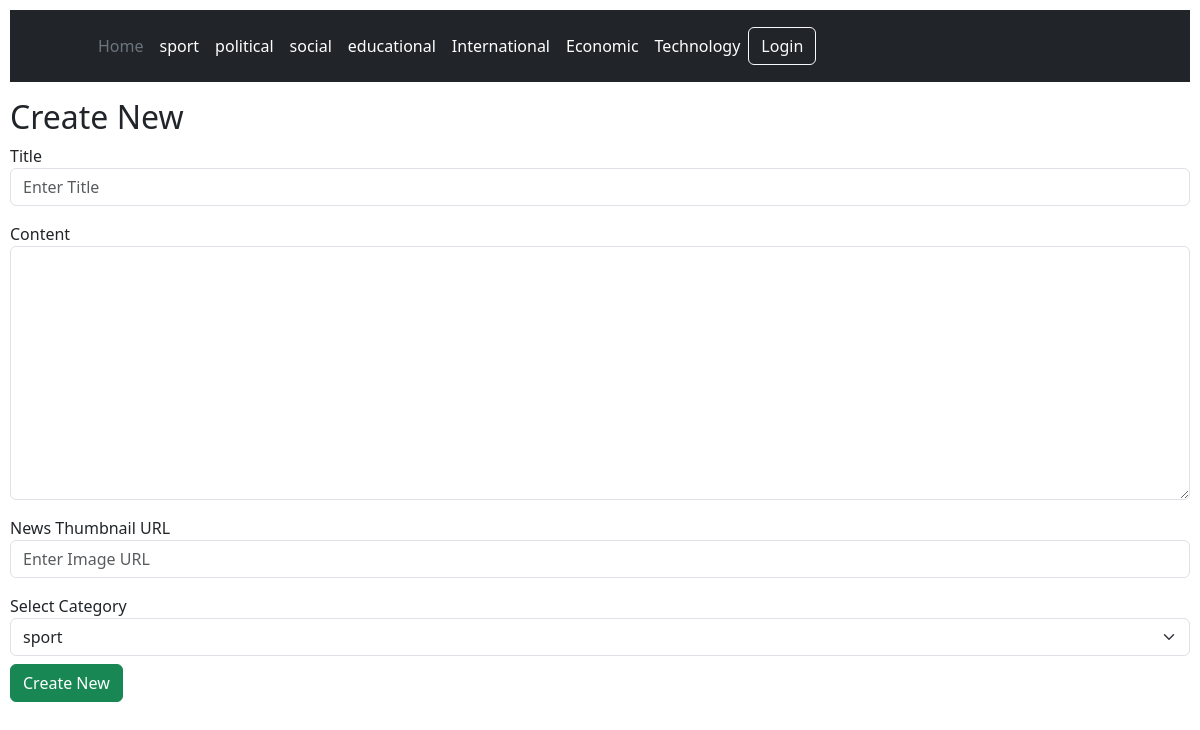
/create, run on the app's committed database.
### final/models.py (models this page shows)
class Category(models.Model):
    categoryName = models.CharField(max_length=50)
    def __str__(self):
        return self.categoryName

### final/views.py (the view, shortened to what this page needs)
# urls.py: path("create", views.createListing, name="create"),
def createListing(request):
    if request.method == "GET":
        allCategories = Category.objects.all()
        return render(request, "final/createnew.html", {
            "categories" : allCategories
        })

### final/templates/final/createnew.html (shortened to what this page needs)
{% extends "final/layout.html" %} {% block body %}
<h2>Create New</h2>
<form action="{% url 'create' %}" method="POST">
  <div class="form-group">
    <label for="title">Title</label>
    <input
      type="text"
      class="form-control"
      name="title"
      id="title"
      placeholder="Enter Title"
      required
    />
  </div>
  <div class="form-group mt-3">
    <label for="description">Content</label>
    <textarea name="description" id="editor" class="form-control" rows="10" required></textarea>
  </div>
  <div class="form-group mt-3">
    <label for="imageurl">News Thumbnail URL</label>
    <input
      type="text"
      class="form-control"
      name="imageurl"
      id="imageurl"
      placeholder="Enter Image URL"
    />
  </div>
  <div class="form-group mt-3">
    <label for="category">Select Category</label><br>
    <select name="category" id="category" class="form-select mb-2" required>
      {% for cat in categories %}
      <option value="{{ cat }}">{{ cat }}</option>
      {% endfor %}
    </select>
  </div>
  <button type="submit" class="btn btn-success">Create New</button>
</form>
{% endblock %}

### final/templates/final/layout.html (shortened to what this page needs)
{% load static %}
<!DOCTYPE html>
<html lang="en">
  <head>
    <link href="https://cdn.jsdelivr.net/npm/bootstrap@5.3.3/dist/css/bootstrap.min.css" rel="stylesheet"
>
    <link href="{% static 'final/styles.css' %}" rel="stylesheet" />
  </head>
  <body>
    <header class="p-3 bg-dark text-white mb-3">
      <div class="container">
        <div class="d-flex flex-wrap align-items-center justify-content-center justify-content-lg-start">
          <a href="/" class="d-flex align-items-center mb-2 mb-lg-0 text-white text-decoration-none">
            <svg class="bi me-2" width="40" height="32" role="img" aria-label="Bootstrap">
              <use xlink:href="#bootstrap"></use>
            </svg>
          </a>
          <form id="my_form" action="{% url 'displayCategory' %}" method="POST">
            <ul class="nav col-12 col-lg-auto me-lg-auto mb-2 justify-content-center mb-md-0">
              <li><a href="{% url 'index' %}"  class="nav-link px-2 text-secondary">Home</a></li>
                {% for cat in categories %}
                  <li>
                    <a href="javascript:{}" onclick="document.getElementById('my_form').submit();" class="nav-link px-2 text-white">{{ cat }}</a>
                  </li>
                {% endfor %}
            </ul>
          </form>
          <div class="text-end justify-content-right">
            {% if user.is_authenticated %}
              <a type="button" class="btn btn-outline-light me-2" href="{% url 'logout' %}">Log out</a>
              <a type="button" class="btn btn-warning" href="{% url 'create' %}">Create New</a>
            {% else %}
              <a type="button" class="btn btn-outline-light me-2" href="{% url 'login' %}">Login</a>
            {% endif %}
          </div>
        </div>
      </div>
    </header>
    {% block body %} {% endblock %}
  </body>
</html>

### final/static/final/styles.css (style rules this page uses)
html { scroll-behavior: smooth; }
body { padding: 10px; }

### data on the page
Category: categoryName "sport"
Category: categoryName "political"
Category: categoryName "social"
Category: categoryName "educational"
Category: categoryName "International"
Category: categoryName "Economic"
Category: categoryName "Technology"

### other printed values
form field category "sport"
